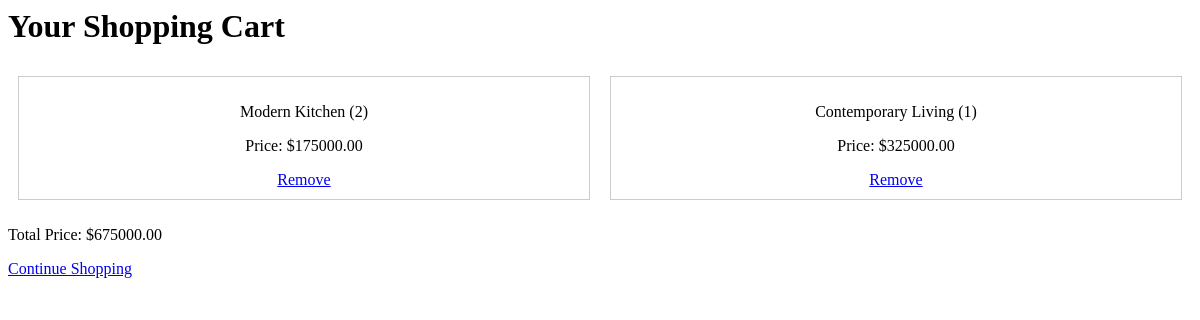
The page /cart/ (signed in) on the database its author committed.
### cart/models.py (models this page shows, shortened)
class CartItem(models.Model):
    product = models.ForeignKey(Product, on_delete=models.CASCADE)
    quantity = models.PositiveIntegerField(default=0)
    user = models.ForeignKey(User, on_delete=models.CASCADE)
    date_added = models.DateTimeField(auto_now_add=True)

class Product(models.Model):
    name = models.CharField(max_length=100)
    description = models.TextField(null=True)
    price = models.DecimalField(max_digits=10, decimal_places=2)
    image = models.ImageField(upload_to='products/')

### cart/views.py (the view)
# urls.py: path('cart/', views.view_cart, name='view_cart'),
def view_cart(request):
    cart_items = CartItem.objects.filter(user=request.user)
    total_price = sum(item.product.price * item.quantity for item in cart_items)
    return render(request, 'cart.html', {'cart_items': cart_items, 'total_price': total_price})

### templates/cart.html (shortened to what this page needs)
<html lang="en">
<head>
</head>
<body>
    <h1>Your Shopping Cart</h1>
    <div class="product-list">
    {% for item in cart_items %}
    <div class="product-item">
        <p>{{ item.product.name }} ({{ item.quantity }})</p>
        <p>Price: ${{ item.product.price }}</p>
        <a href="{% url 'cart:remove_from_cart' item.id %}">Remove</a>
    </div>
    {% empty %}
    <p>Your cart is empty.</p>
    {% endfor %}
    </div>
    <p>Total Price: ${{ total_price }}</p>
    <a href="{% url 'cart:product_list' %}">Continue Shopping</a>
</body>
</html>

### templates/cart.html (style rules this page uses)
.product-list { display: flex; flex-wrap: wrap; justify-content: space-between; list-style: none; padding: 0; }
.product-item { flex: 1; margin: 10px; border: 1px solid #ccc; padding: 10px; text-align: center; }

### rows shown on the page
CartItem: product.name "Modern Kitchen", quantity "2", product.price "175000.00"
CartItem: product.name "Contemporary Living", quantity "1", product.price "325000.00"

### other values the page prints
{{ total_price }} "675000.00"
